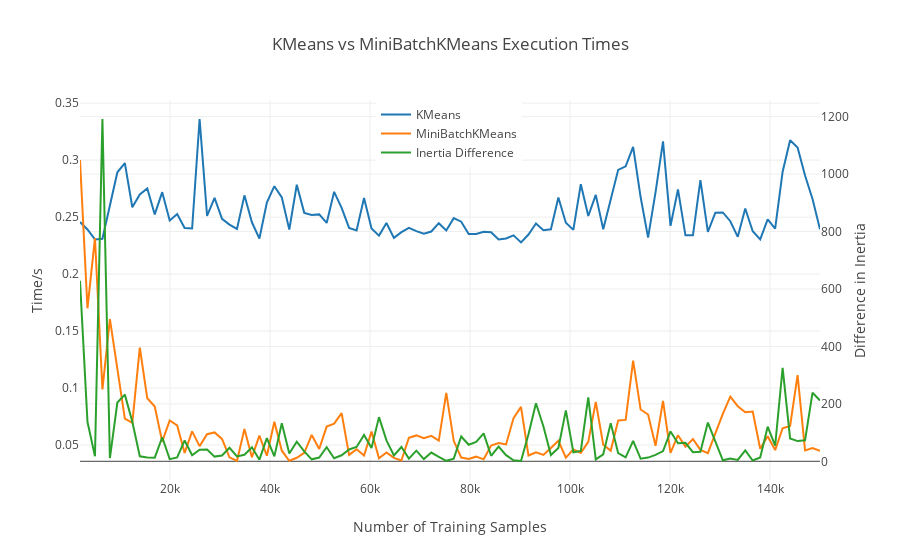

This figure's notebook cell:
### Code cell
import plotly
import plotly.graph_objs as go

plotly.offline.init_notebook_mode(connected=True)

trace_kmeans = go.Scatter(
    x=n_samples,
    y=df['KMeans Execution Time'],
    name='KMeans'
)

trace_minibatchkmeans = go.Scatter(
    x=n_samples,
    y=df['MiniBatchKMeans Execution Time'],
    name='MiniBatchKMeans'
)

trace_inertiadiff = go.Scatter(
    x=n_samples,
    y=df['Inertia Delta'],
    yaxis='y2',
    name='Inertia Difference'
)

data = [trace_kmeans, trace_minibatchkmeans, trace_inertiadiff]

layout = go.Layout(
    title='KMeans vs MiniBatchKMeans Execution Times',
    xaxis=dict(
        title='Number of Training Samples'
    ),
    yaxis=dict(
        title='Time/s'
    ),
    yaxis2=dict(
        title='Difference in Inertia',
        overlaying='y',
        side='right'
    ),
    legend=dict(x=0.4, y=1)
)

figure=go.Figure(data=data,layout=layout)


plotly.offline.iplot(
    figure
)

plotly.io.write_image(figure, 'assets/3.1/kmeans/minibatchtime.png')
